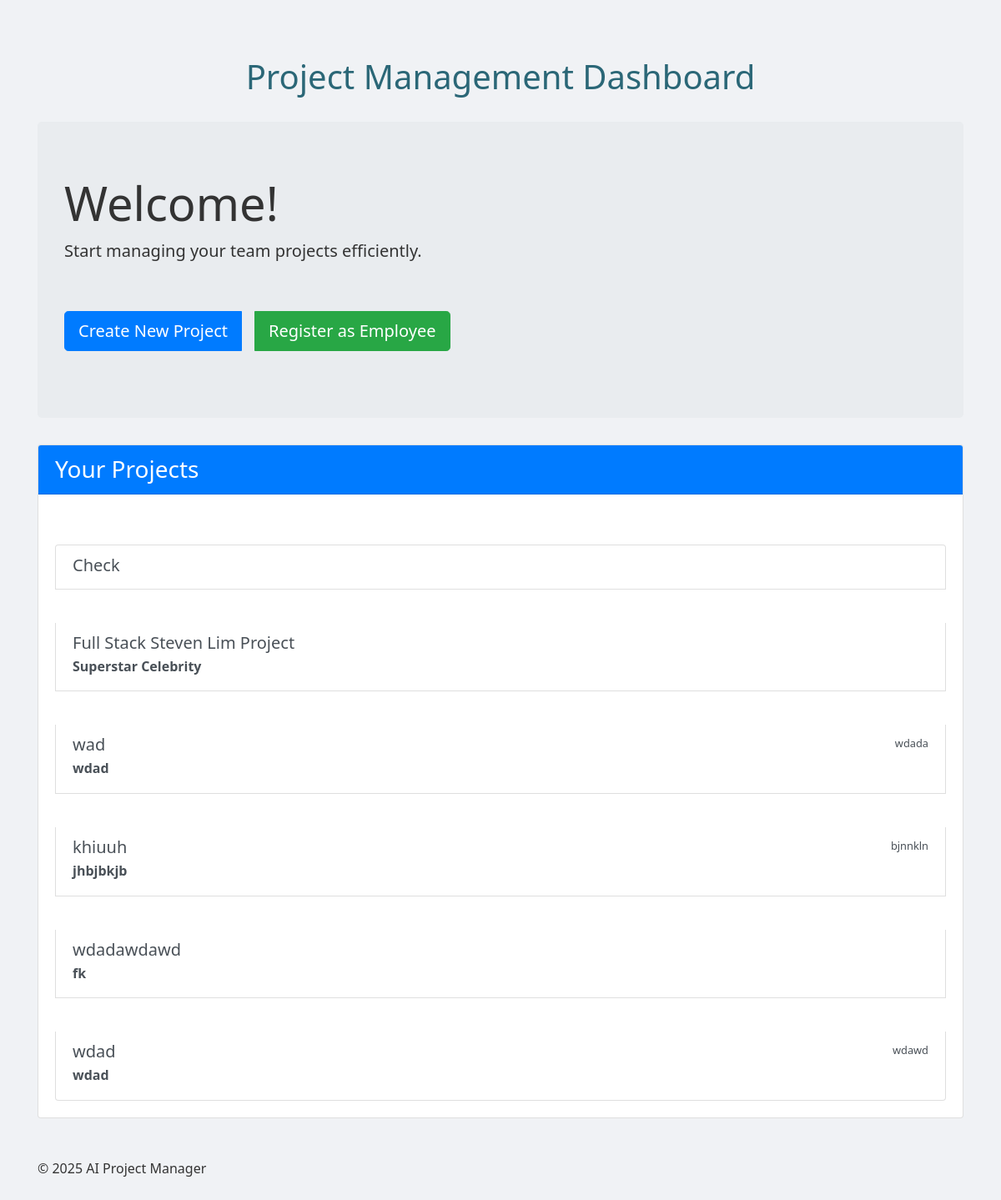
The page / on the database its author committed.
### tables this page shows
CREATE TABLE projects (
            id INTEGER PRIMARY KEY AUTOINCREMENT,
            project_name TEXT UNIQUE,
            project_data TEXT
        );

### app.py (the view)
@app.route('/')
def home():
    projects = get_all_projects()
    return render_template('home.html', projects=projects)

### database.py (called while the page is built)
def get_all_projects():
    conn = sqlite3.connect(DB_PATH)
    c = conn.cursor()
    c.execute('SELECT project_name, project_data FROM projects')
    rows = c.fetchall()
    conn.close()
    projects = []
    for row in rows:
        project_id = row[0]
        project_data = json.loads(row[1])
        projects.append({
            "id": project_id,
            "name": project_data.get("ProjectName") or "Unnamed Project",
            "description": project_data.get("ProjectDescription") or "",
            "duration": project_data.get("ProjectDuration") or ""
        })
    return projects

### templates/home.html (shortened to what this page needs)
<!DOCTYPE html>
<html lang="en">
<head>
    <link href="https://stackpath.bootstrapcdn.com/bootstrap/4.5.2/css/bootstrap.min.css" rel="stylesheet">
    <link rel="stylesheet" href="{{ url_for('static', filename='style.css') }}">
</head>
<body>
    <div class="container mt-5">
        <header class="mb-4">
            <h1>Project Management Dashboard</h1>
        </header>
        <div class="jumbotron">
            <h2 class="display-4">Welcome!</h2>
            <p class="lead">Start managing your team projects efficiently.</p>
            <div class="btn-group mb-3">
                <a href="{{ url_for('project', new='true') }}" class="btn btn-primary btn-lg mr-3">Create New Project</a>
                <a href="{{ url_for('employee_registration') }}" class="btn btn-success btn-lg">Register as Employee</a>
            </div>
        </div>
        <div class="card mb-4">
            <div class="card-header bg-primary text-white">
                <h3 class="mb-0">Your Projects</h3>
            </div>
            <div class="card-body">
                {% if projects %}
                <div class="list-group">
                    {% for project in projects %}
                    <a href="{{ url_for('project', id=project.id) }}" class="list-group-item list-group-item-action">
                        <div class="d-flex w-100 justify-content-between">
                            <h5 class="mb-1">{{ project.name }}</h5>
                            {% if project.duration %}
                            <small>{{ project.duration }}</small>
                            {% endif %}
                        </div>
                        {% if project.description %}
                        <p class="mb-1">{{ project.description }}</p>
                        {% endif %}
                    </a>
                    {% endfor %}
                </div>
                {% else %}
                <p class="text-muted">No projects yet. Create your first project to get started!</p>
                {% endif %}
            </div>
        </div>
        <footer class="mt-5">
            <p>&copy; 2025 AI Project Manager</p>
        </footer>
    </div>
</body>
</html>

### static/style.css (style rules this page uses)
body { font-family: 'Segoe UI', Tahoma, Geneva, Verdana, sans-serif; background: #f0f2f5; color: #333; padding: 20px; line-height: 1.6; }
h1 { text-align: center; color: #2b6777; margin-bottom: 30px; }
a { display: inline-block; margin-top: 40px; text-decoration: none; font-weight: bold; color: #52ab98; transition: color 0.3s ease; }

### rows shown on the page
projects: name "Check"
projects: name "Full Stack Steven Lim Project", description "Superstar Celebrity"
projects: name "wad", duration "wdada", description "wdad"
projects: name "khiuuh", duration "bjnnkln", description "jhbjbkjb"
projects: name "wdadawdawd", description "fk"
projects: name "wdad", duration "wdawd", description "wdad"
